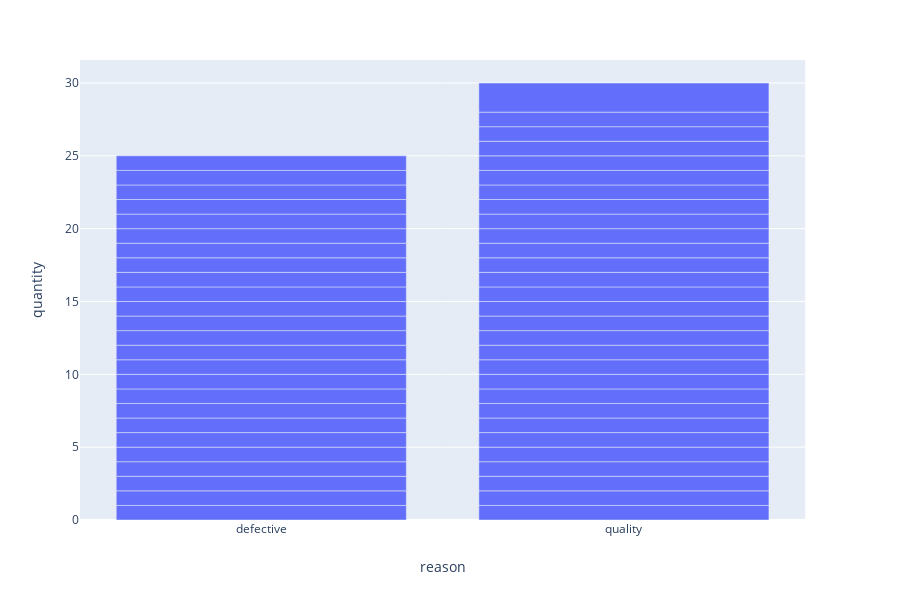

Notebook code cell kept with this figure:
### Code cell
returns_orders['reason'] = returns_orders['reason'].str.lower().replace({'customer_damaged': 'quality',
                                                  'sellable': 'quality',
                                                  'wrong item': 'quality'})

replace_orders['reason'] = replace_orders['reason'].str.lower().replace({'customer_damaged': 'quality',
                                                  'sellable': 'quality',
                                                  'wrong item': 'quality'})

# Append returns and replacements dataframes to unify

all_returns_replace = pd.DataFrame.append(returns_orders, replace_orders)
all_returns_replace['reason'] = all_returns_replace['reason'].str.lower()

fig = px.bar(all_returns_replace, x='reason', y='quantity')
fig.show()

### Figure 1 — Plotly figure (JSON) as saved in the notebook; plotly's stock layout.template omitted (floating-point values rounded to 4 significant figures)
{"data": [{"alignmentgroup": "True", "hoverlabel": {"namelength": 0}, "hovertemplate": "reason=%{x}<br>quantity=%{y}", "legendgroup": "", "marker": {"color": "#636efa"}, "name": "", "offsetgroup": "", "orientation": "v", "showlegend": false, "textposition": "auto", "type": "bar", "x": ["defective", "quality", "defective", "quality", "quality", "quality", "quality", "defective", "defective", "quality", "defective", "defective", "quality", "quality", "quality", "quality", "quality", "quality", "quality", "quality", "defective", "defective", "defective", "quality", "quality", "quality", "quality", "quality", "defective", "defective", "quality", "defective", "quality", "quality", "quality", "defective", "quality", "defective", "defective", "defective", "defective", "quality", "defective", "quality", "quality", "defective", "quality", "defective", "defective", "quality", "defective", "defective", "defective", "defective"], "xaxis": "x", "y": [1, 1, 1, 1, 1, 1, 1, 1, 1, 1, 1, 1, 1, 1, 1, 1, 1, 1, 1, 1, 1, 1, 1, 1, 1, 1, 1, 1, 1, 1, 1, 1, 1, 1, 1, 1, 1, 1, 1, 1, 1, 1, 1, 1, 1, 1, 1, 1, 1, 2, 1, 1, 1, 1], "yaxis": "y"}], "layout": {"barmode": "relative", "height": 600, "legend": {"tracegroupgap": 0}, "margin": {"t": 60}, "xaxis": {"anchor": "y", "domain": [0, 0.98], "title": {"text": "reason"}}, "yaxis": {"anchor": "x", "domain": [0, 1], "title": {"text": "quantity"}}}}
